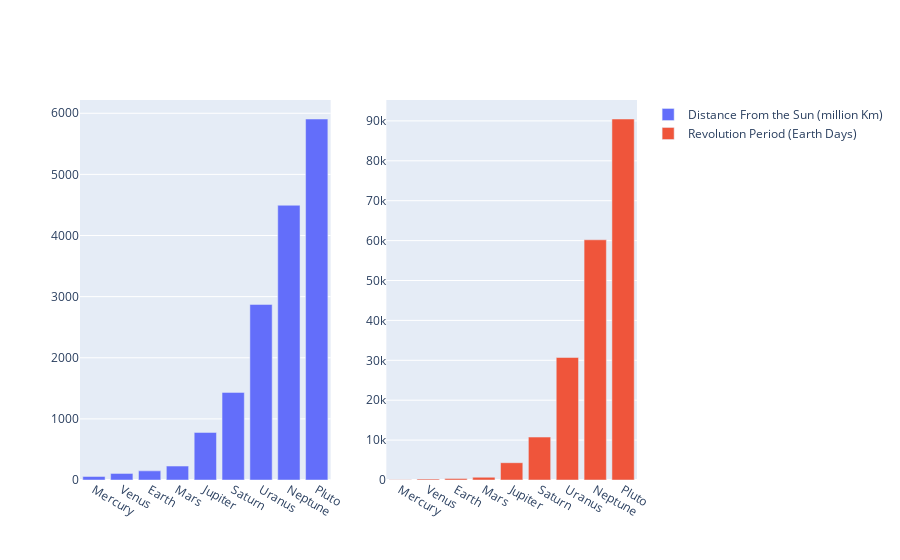

Notebook code cell kept with this figure:
### Code cell
fig=go.Figure(data=data,layout=layout)
offline.iplot(fig)

### Figure 1 — Plotly figure (JSON) as saved in the notebook; plotly's stock layout.template omitted (floating-point values rounded to 4 significant figures)
{"data": [{"name": "Distance From the Sun (million Km)", "type": "bar", "x": ["Mercury", "Venus", "Earth", "Mars", "Jupiter", "Saturn", "Uranus", "Neptune", "Pluto"], "y": [57.9, 108.2, 149.6, 227.9, 778.6, 1434.0, 2872.0, 4495.0, 5906.0]}, {"name": "Revolution Period (Earth Days)", "type": "bar", "x": ["Mercury", "Venus", "Earth", "Mars", "Jupiter", "Saturn", "Uranus", "Neptune", "Pluto"], "xaxis": "x2", "y": [87.96, 224.7, 365.3, 687.0, 4333.0, 10760.0, 30710.0, 60200.0, 90470.0], "yaxis": "y2"}], "layout": {"xaxis": {"domain": [0, 0.45]}, "xaxis2": {"domain": [0.55, 1]}, "yaxis2": {"anchor": "free", "overlaying": "y", "position": 0.55}}}
